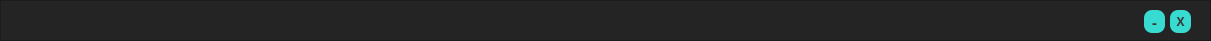
  <widget class="QFrame" name="i_header">
   <property name="geometry">
    <rect>
     <x>0</x>
     <y>0</y>
     <width>1211</width>
     <height>41</height>
    </rect>
   </property>
   <property name="styleSheet">
    <string notr="true">background-color: #252424</string>
   </property>
   <property name="frameShape">
    <enum>QFrame::StyledPanel</enum>
   </property>
   <property name="frameShadow">
    <enum>QFrame::Raised</enum>
   </property>
   <widget class="QPushButton" name="i_close">
    <property name="geometry">
     <rect>
      <x>1170</x>
      <y>10</y>
      <width>21</width>
      <height>23</height>
     </rect>
    </property>
    <property name="font">
     <font>
      <family>RB</family>
      <pointsize>9</pointsize>
      <weight>75</weight>
      <bold>true</bold>
     </font>
    </property>
    <property name="cursor">
     <cursorShape>PointingHandCursor</cursorShape>
    </property>
    <property name="styleSheet">
     <string notr="true">QPushButton {
	border-radius: 8px;
	background-color: #38DBD0;
	color: #383838
}

QPushButton:hover {
	background-color: #23b2a8;
	color:  #383838
}

QPushButton:pressed {
	background-color: #38DBD0;
}</string>
    </property>
    <property name="text">
     <string>X</string>
    </property>
   </widget>
   <widget class="QPushButton" name="i_minmize">
    <property name="geometry">
     <rect>
      <x>1144</x>
      <y>10</y>
      <width>21</width>
      <height>23</height>
     </rect>
    </property>
    <property name="font">
     <font>
      <family>RB</family>
      <pointsize>11</pointsize>
      <weight>75</weight>
      <bold>true</bold>
     </font>
    </property>
    <property name="cursor">
     <cursorShape>PointingHandCursor</cursorShape>
    </property>
    <property name="styleSheet">
     <string notr="true">QPushButton {
	border-radius: 8px;
	background-color: #38DBD0;
	color: #383838
}

QPushButton:hover {
	background-color: #23b2a8;
	color:  #383838
}

QPushButton:pressed {
	background-color: #38DBD0;
}</string>
    </property>
    <property name="text">
     <string>-</string>
    </property>
   </widget>
   <widget class="QPushButton" name="i_logout">
    <property name="geometry">
     <rect>
      <x>1112</x>
      <y>10</y>
      <width>31</width>
      <height>23</height>
     </rect>
    </property>
    <property name="font">
     <font>
      <family>RB</family>
      <pointsize>11</pointsize>
      <weight>75</weight>
      <bold>true</bold>
     </font>
    </property>
    <property name="cursor">
     <cursorShape>PointingHandCursor</cursorShape>
    </property>
    <property name="toolTip">
     <string>Logout</string>
    </property>
    <property name="autoFillBackground">
     <bool>false</bool>
    </property>
    <property name="styleSheet">
     <string notr="true">QPushButton {
	border-radius: 8px;
	background-color: none;
	color: #383838
}
</string>
    </property>
    <property name="text">
     <string/>
    </property>
    <property name="icon">
     <iconset>
      <normaloff>../images/logout.png</normaloff>../images/logout.png</iconset>
    </property>
    <property name="iconSize">
     <size>
      <width>21</width>
      <height>21</height>
     </size>
    </property>
   </widget>
  </widget>
